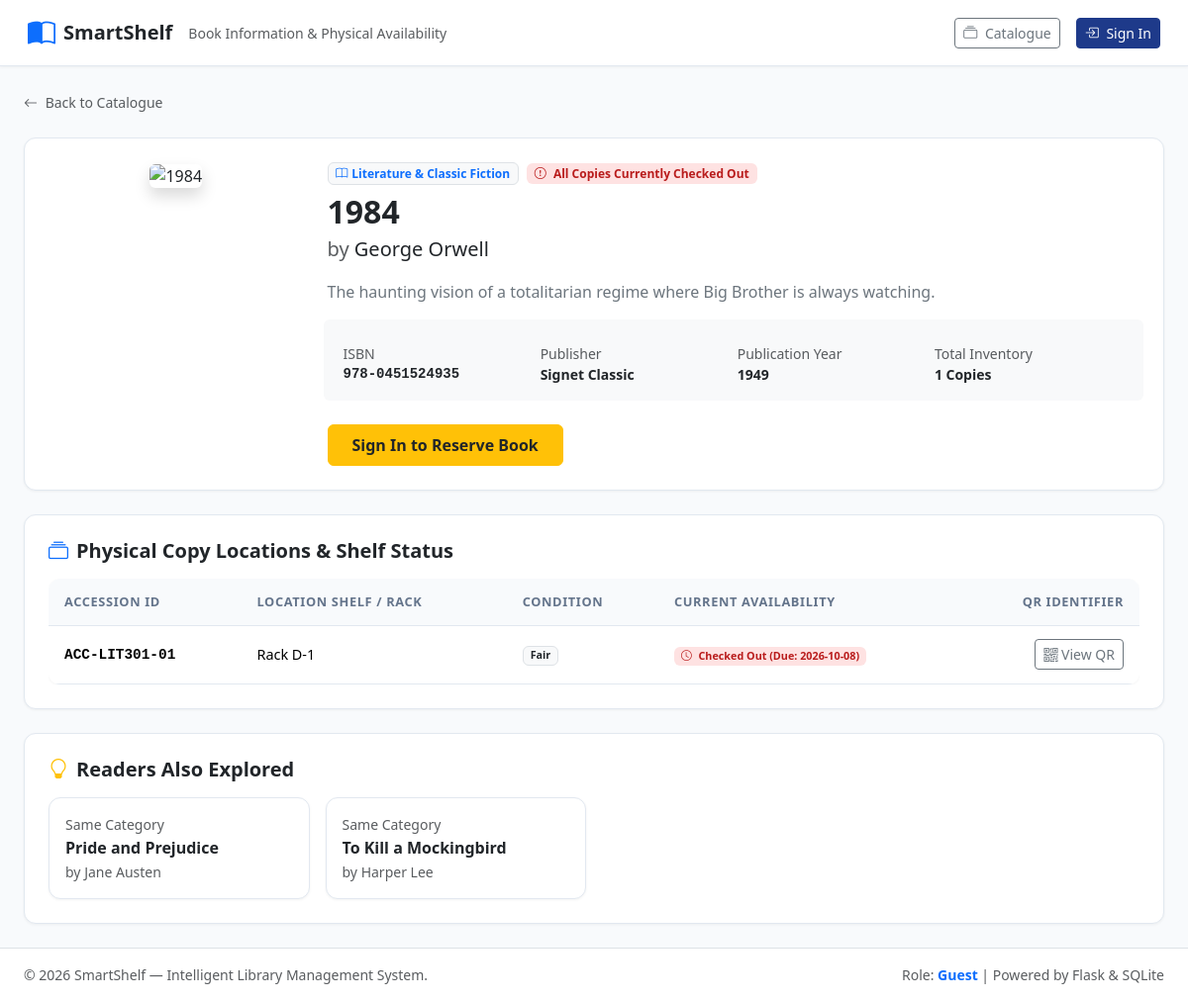
Page /books/8 on the earlier database version.
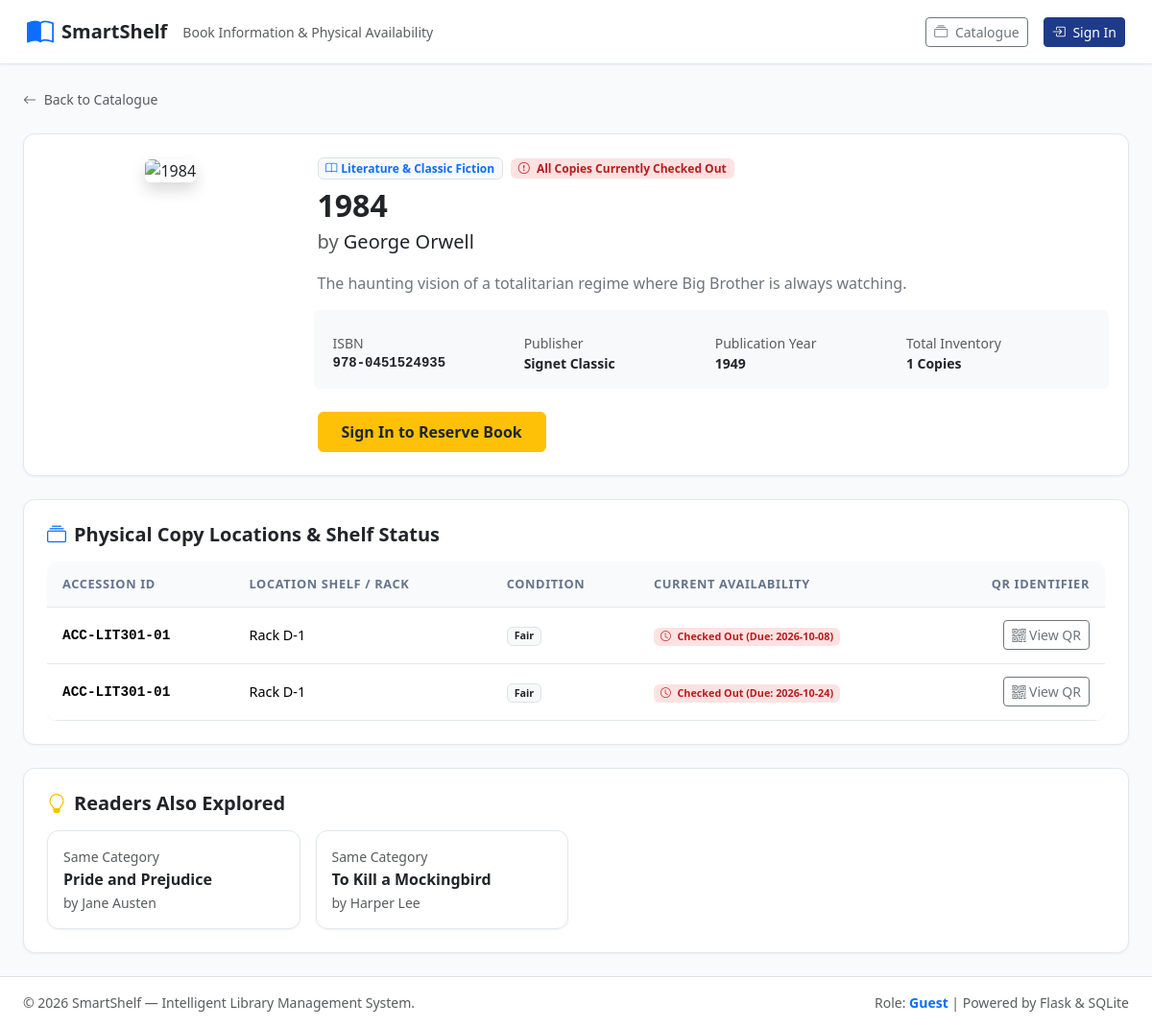
Same page on the later database version.
### tables this page shows
CREATE TABLE loans (
    id INTEGER PRIMARY KEY AUTOINCREMENT,
    copy_id INTEGER NOT NULL REFERENCES book_copies(id) ON DELETE RESTRICT,
    user_id INTEGER NOT NULL REFERENCES users(id) ON DELETE RESTRICT,
    issued_by INTEGER NOT NULL REFERENCES users(id) ON DELETE RESTRICT,
    issue_date TEXT NOT NULL,       -- ISO YYYY-MM-DD
    due_date TEXT NOT NULL,         -- ISO YYYY-MM-DD
    return_date TEXT,               -- ISO YYYY-MM-DD (NULL if unreturned)
    status TEXT NOT NULL DEFAULT 'active' CHECK(status IN ('active', 'returned', 'overdue')),
    notes TEXT,
    created_at TIMESTAMP DEFAULT CURRENT_TIMESTAMP
);

CREATE TABLE book_copies (
    id INTEGER PRIMARY KEY AUTOINCREMENT,
    book_id INTEGER NOT NULL REFERENCES books(id) ON DELETE CASCADE,
    accession_id TEXT UNIQUE NOT NULL COLLATE NOCASE,
    status TEXT NOT NULL DEFAULT 'available' CHECK(status IN ('available', 'borrowed', 'reserved', 'maintenance', 'lost')),
    location_rack TEXT,
    condition TEXT NOT NULL DEFAULT 'Good',
    is_deleted INTEGER NOT NULL DEFAULT 0,
    created_at TIMESTAMP DEFAULT CURRENT_TIMESTAMP
);

CREATE TABLE books (
    id INTEGER PRIMARY KEY AUTOINCREMENT,
    isbn TEXT UNIQUE NOT NULL,
    title TEXT NOT NULL COLLATE NOCASE,
    author TEXT NOT NULL COLLATE NOCASE,
    category_id INTEGER NOT NULL REFERENCES categories(id) ON DELETE RESTRICT,
    publisher TEXT,
    publication_year INTEGER,
    description TEXT,
    cover_image_url TEXT,
    is_deleted INTEGER NOT NULL DEFAULT 0,
    created_at TIMESTAMP DEFAULT CURRENT_TIMESTAMP
);

### app.py (the view)
    @books_bp.route("/<int:book_id>")
    def book_detail(book_id):
        book = book_service.get_book_by_id(book_id)
        if not book:
            flash("Book not found.", "danger")
            return redirect(url_for("books.catalogue"))
        copies = book_service.get_copies_for_book(book_id)
        similar = recommendation_service.get_similar_books(book_id)
        return render_template(
            "books/detail.html",
            book=book,
            copies=copies,
            similar_books=similar,
        )

### database.py (called while the page is built)
def get_db_path():
    if current_app:
        return current_app.config.get("DATABASE_PATH", Config.DATABASE_PATH)
    return Config.DATABASE_PATH

def create_connection(db_path=None):
    path = db_path or get_db_path()
    if path != ":memory:":
        parent_dir = Path(path).parent
        parent_dir.mkdir(parents=True, exist_ok=True)
    conn = sqlite3.connect(
        path,
        timeout=15.0,
    )
    conn.row_factory = sqlite3.Row
    conn.execute("PRAGMA foreign_keys = ON;")
    conn.execute("PRAGMA journal_mode = WAL;")
    return conn

def get_db():
    if "db" not in g:
        g.db = create_connection()
    return g.db

def query_db(query, args=(), one=False, conn=None):
    close_after = False
    if conn is None:
        if current_app:
            conn = get_db()
        else:
            conn = create_connection()
            close_after = True
    try:
        cur = conn.execute(query, args)
        rv = cur.fetchall()
        cur.close()
        return (rv[0] if rv else None) if one else rv
    finally:
        if close_after:
            conn.close()

### templates/books/detail.html (shortened to what the changed rows need)
{% extends "base.html" %}
{% block content %}
<div class="d-flex flex-column gap-4">
  <div class="card card-custom p-4">
    <div class="row g-4">
      <div class="col-12 col-md-8 col-lg-9 d-flex flex-column">
        <h2 class="fw-bold text-dark mb-1">{{ book.title }}</h2>
      </div>
    </div>
  </div>
  <div class="card card-custom p-4">
    <div class="table-responsive">
      <table class="table table-custom align-middle mb-0">
        <thead>
          <tr>
            <th>Accession ID</th>
            <th>Location Shelf / Rack</th>
            <th>Condition</th>
            <th>Current Availability</th>
            <th class="text-end">QR Identifier</th>
          </tr>
        </thead>
        <tbody>
          {% for copy in copies %}
          <tr>
            <td>
              <strong class="font-monospace">{{ copy.accession_id }}</strong>
            </td>
            <td>{{ copy.location_rack or 'Main Stacks' }}</td>
            <td><span class="badge bg-light text-dark border">{{ copy.condition }}</span></td>
            <td>
              {% if copy.status == 'available' %}
                <span class="badge badge-available"><i class="bi bi-check-circle me-1"></i> Available on Shelf</span>
              {% elif copy.status == 'borrowed' %}
                <span class="badge badge-borrowed"><i class="bi bi-clock me-1"></i> Checked Out (Due: {{ copy.active_due_date }})</span>
              {% elif copy.status == 'reserved' %}
                <span class="badge badge-reserved"><i class="bi bi-hourglass-split me-1"></i> Reserved on Hold</span>
              {% else %}
                <span class="badge bg-secondary">{{ copy.status|title }}</span>
              {% endif %}
            </td>
            <td class="text-end">
              <a href="{{ url_for('books.view_qr', accession_id=copy.accession_id) }}" target="_blank" class="btn btn-sm btn-outline-secondary">
                <i class="bi bi-qr-code"></i> View QR
              </a>
            </td>
          </tr>
          {% else %}
          <tr>
            <td colspan="5" class="text-center py-4 text-muted">No physical copies tracked yet.</td>
          </tr>
          {% endfor %}
        </tbody>
      </table>
    </div>
  </div>
  {% if similar_books %}
  <div class="card card-custom p-4">
    <div class="row g-3">
      {% for sim in similar_books %}
      <div class="col-12 col-sm-6 col-md-3">
        <div class="book-card p-3">
          <div class="small text-muted mb-1">{{ sim.relation_reason }}</div>
          <h6 class="fw-bold text-dark text-truncate mb-1">
            <a href="{{ url_for('books.book_detail', book_id=sim.id) }}" class="text-dark text-decoration-none">
              {{ sim.title }}
            </a>
          </h6>
          <div class="text-muted small">by {{ sim.author }}</div>
        </div>
      </div>
      {% endfor %}
    </div>
  </div>
  {% endif %}
</div>
{% endblock %}

Differences in the rows shown:
added loans: accession_id "ACC-LIT301-01", location_rack "Rack D-1", condition "Fair", active_due_date "2026-10-24"
